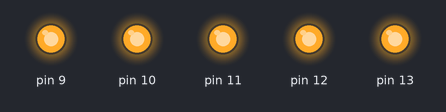
Simulated run of this sketch. Board: Arduino Uno, built with avr-gcc and run on an emulated ATmega328P. Parts: output pins drawn as LEDs (lit = HIGH).

Above: at 0.5 s.
At 1.5 s:
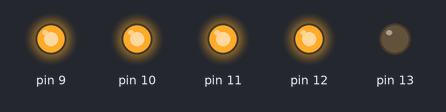
At 3.5 s:
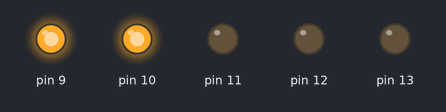
At 5.5 s:
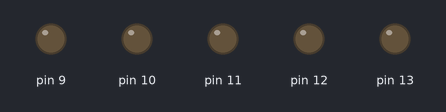
At 7.5 s:
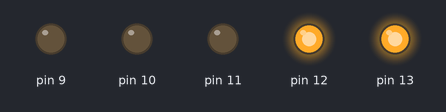
At 14.5 s:
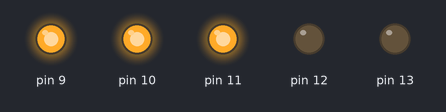
Timing chart, 0 to 15.6 s (numbered marks = the images above):
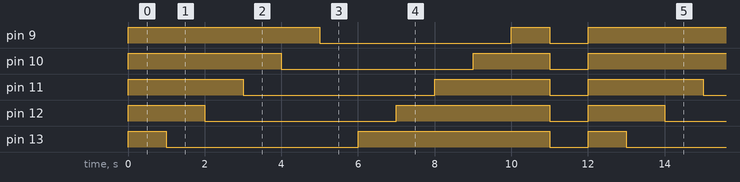

The sketch:

sketch_jun21a.ino
```cpp
void setup() {
  // put your setup code here, to run once:
   for(int y = 0; y < 5; y++){
      pinMode(13-y, OUTPUT);
   }
}

void loop() {
  // put your main code here, to run repeatedly:
   for(int x = 0; x < 5; x++){
    digitalWrite(13-x, HIGH);
   }
   delay(1000);
      for(int x = 0; x < 5; x++){
        digitalWrite(13-x, LOW);
        delay(1000);
      }
         for(int x = 0; x < 5; x++){
        digitalWrite(13-x, HIGH);
        delay(1000);
         }
      for(int x = 0; x < 5; x++){
    digitalWrite(13-x, LOW);
    }
    delay(1000);
}
```

Measured:
- by itself, pin 9: repeats every 12.0 s: LOW 5.0 s, HIGH 1.0 s, LOW 1.0 s, HIGH 5.0 s
- by itself, pin 10: repeats every 12.0 s: LOW 5.0 s, HIGH 2.0 s, LOW 1.0 s, HIGH 4.0 s
- by itself, pin 11: repeats every 12.0 s: LOW 5.0 s, HIGH 3.0 s, LOW 1.0 s, HIGH 3.0 s
- by itself, pin 12: repeats every 12.0 s: LOW 5.0 s, HIGH 4.0 s, LOW 1.0 s, HIGH 2.0 s
- by itself, pin 13: repeats every 12.0 s: LOW 5.0 s, HIGH 5.0 s, LOW 1.0 s, HIGH 1.0 s
